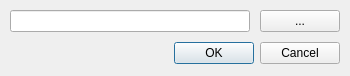
<?xml version="1.0" encoding="UTF-8"?>
<ui version="4.0">
 <class>PlayDialog</class>
 <widget class="QDialog" name="PlayDialog">
  <property name="geometry">
   <rect>
    <x>0</x>
    <y>0</y>
    <width>350</width>
    <height>76</height>
   </rect>
  </property>
  <property name="sizePolicy">
   <sizepolicy hsizetype="Expanding" vsizetype="Expanding">
    <horstretch>0</horstretch>
    <verstretch>0</verstretch>
   </sizepolicy>
  </property>
  <property name="contextMenuPolicy">
   <enum>Qt::NoContextMenu</enum>
  </property>
  <property name="windowTitle">
   <string>Load Input</string>
  </property>
  <property name="modal">
   <bool>false</bool>
  </property>
  <layout class="QVBoxLayout" name="verticalLayout">
   <property name="spacing">
    <number>10</number>
   </property>
   <property name="sizeConstraint">
    <enum>QLayout::SetDefaultConstraint</enum>
   </property>
   <property name="leftMargin">
    <number>10</number>
   </property>
   <property name="topMargin">
    <number>10</number>
   </property>
   <property name="rightMargin">
    <number>10</number>
   </property>
   <property name="bottomMargin">
    <number>10</number>
   </property>
   <item>
    <layout class="QHBoxLayout" name="horizontalLayout">
     <item>
      <widget class="QLineEdit" name="lineEdit">
       <property name="sizePolicy">
        <sizepolicy hsizetype="Expanding" vsizetype="Fixed">
         <horstretch>0</horstretch>
         <verstretch>0</verstretch>
        </sizepolicy>
       </property>
       <property name="layoutDirection">
        <enum>Qt::LeftToRight</enum>
       </property>
       <property name="autoFillBackground">
        <bool>false</bool>
       </property>
       <property name="text">
        <string/>
       </property>
       <property name="frame">
        <bool>true</bool>
       </property>
       <property name="alignment">
        <set>Qt::AlignCenter</set>
       </property>
       <property name="placeholderText">
        <string extracomment="Ticker or File"/>
       </property>
       <property name="clearButtonEnabled">
        <bool>false</bool>
       </property>
      </widget>
     </item>
     <item>
      <widget class="QPushButton" name="pushButton">
       <property name="sizePolicy">
        <sizepolicy hsizetype="Minimum" vsizetype="Fixed">
         <horstretch>0</horstretch>
         <verstretch>0</verstretch>
        </sizepolicy>
       </property>
       <property name="text">
        <string>...</string>
       </property>
      </widget>
     </item>
    </layout>
   </item>
   <item>
    <widget class="QDialogButtonBox" name="buttonBox">
     <property name="orientation">
      <enum>Qt::Horizontal</enum>
     </property>
     <property name="standardButtons">
      <set>QDialogButtonBox::Cancel|QDialogButtonBox::Ok</set>
     </property>
    </widget>
   </item>
  </layout>
 </widget>
 <resources/>
 <connections>
  <connection>
   <sender>buttonBox</sender>
   <signal>accepted()</signal>
   <receiver>PlayDialog</receiver>
   <slot>accept()</slot>
   <hints>
    <hint type="sourcelabel">
     <x>248</x>
     <y>254</y>
    </hint>
    <hint type="destinationlabel">
     <x>157</x>
     <y>274</y>
    </hint>
   </hints>
  </connection>
  <connection>
   <sender>buttonBox</sender>
   <signal>rejected()</signal>
   <receiver>PlayDialog</receiver>
   <slot>reject()</slot>
   <hints>
    <hint type="sourcelabel">
     <x>316</x>
     <y>260</y>
    </hint>
    <hint type="destinationlabel">
     <x>286</x>
     <y>274</y>
    </hint>
   </hints>
  </connection>
 </connections>
</ui>
